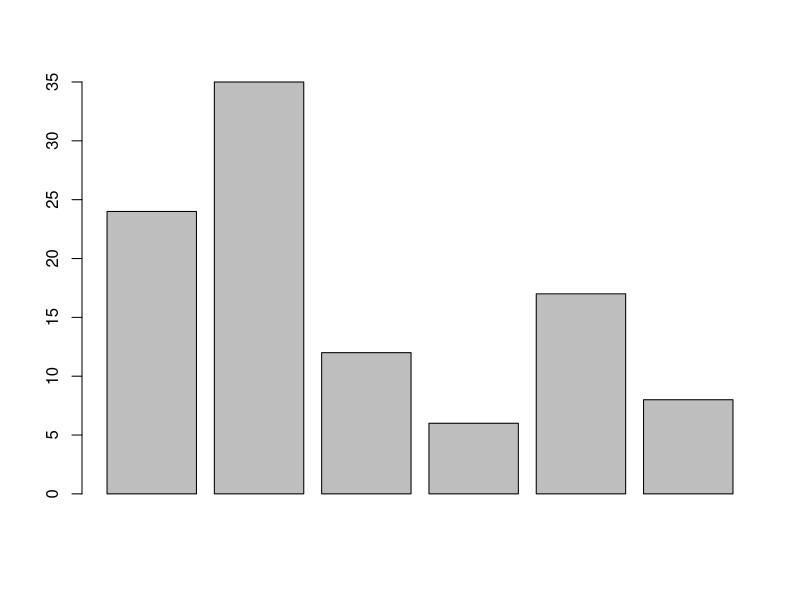
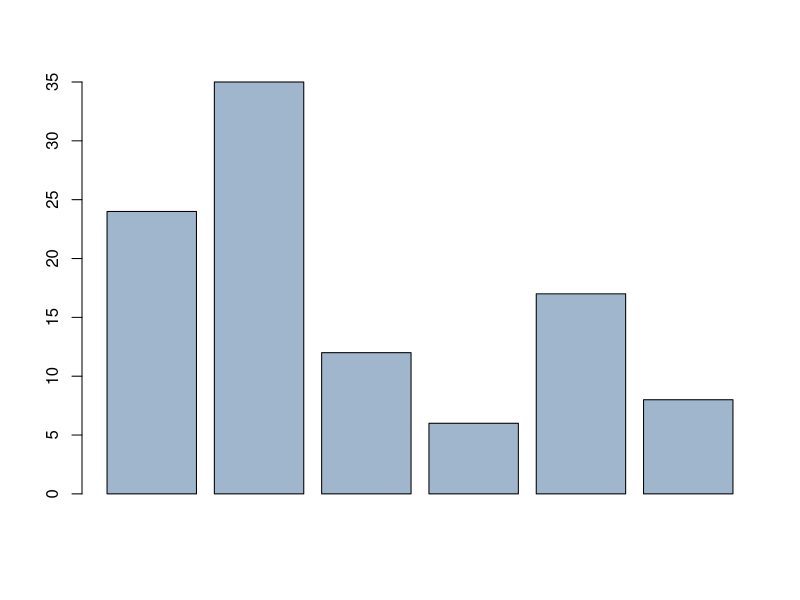
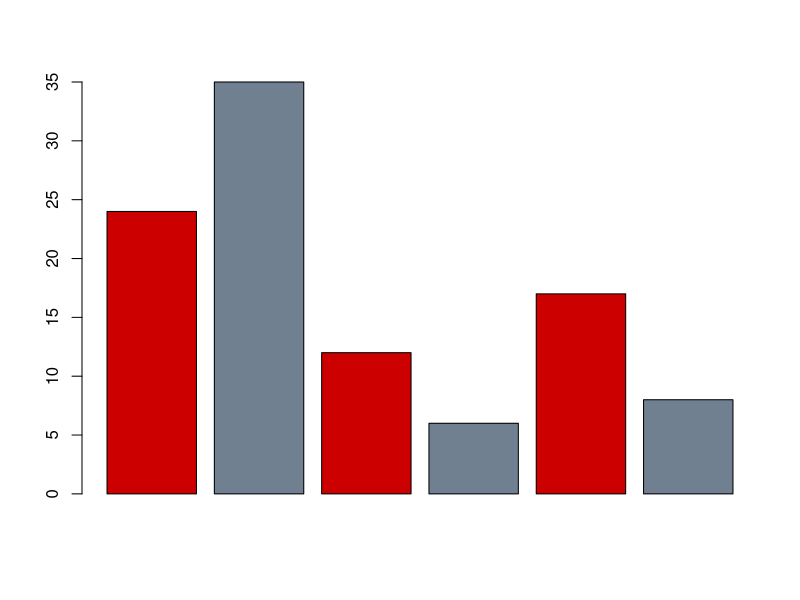

These figures' R source, in order:
x <- c(24,35,12,6,17,8)

barplot(x)


colors() # Gives the list colors that are avaiavle in R
barplot(x, col = 'slategray3') # colors the bar plot with light grey color. 

barplot(x, col = c('red3', 'slategray')) # this will color the bar plot with two colors 

palette() # give the current pallete 

# Web page with R colors swatches, color names, hex codes,
# RBG codes (in 0-255 and 0.00-1.00), and R index numbers;
# Browsable table on the page or in Google Sheets;
# downloadable as XLSX or PDF
browseURL("https://datalab.cc/rcolors")



# @reference from the course R Programming by  Barton Poulson  on LinkedIn Learning...!